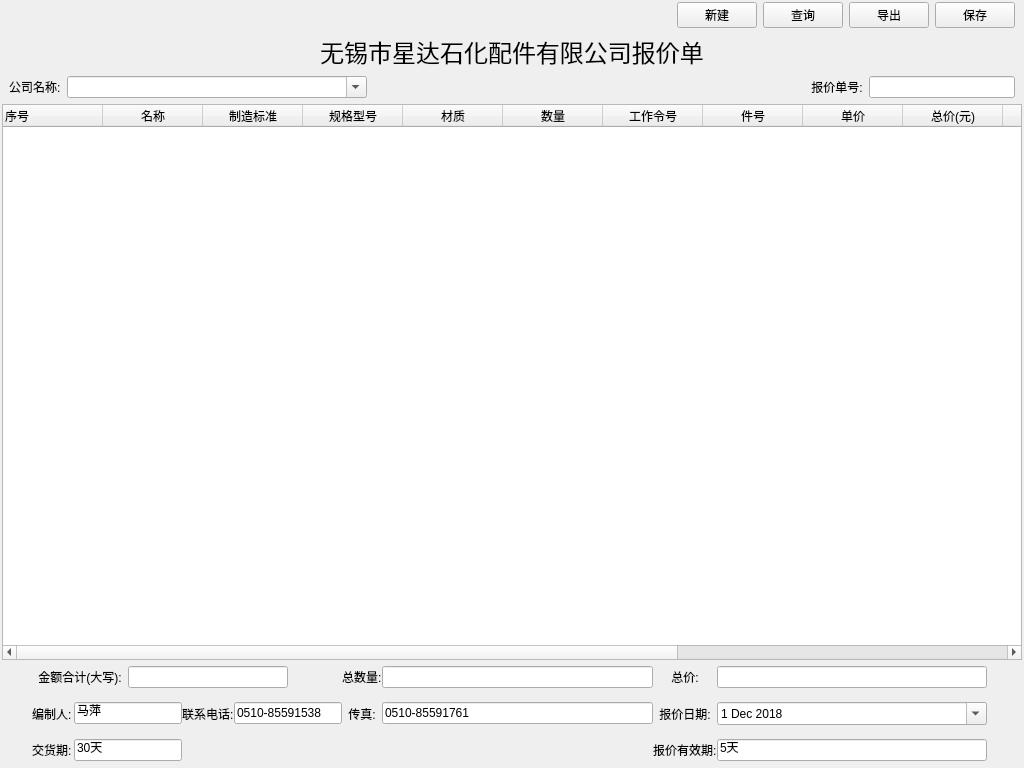
<?xml version="1.0" encoding="UTF-8"?>
<ui version="4.0">
 <class>Fquote</class>
 <widget class="QWidget" name="Fquote">
  <property name="geometry">
   <rect>
    <x>0</x>
    <y>0</y>
    <width>1024</width>
    <height>768</height>
   </rect>
  </property>
  <property name="windowTitle">
   <string>报价单</string>
  </property>
  <layout class="QVBoxLayout" name="verticalLayout_2">
   <property name="leftMargin">
    <number>2</number>
   </property>
   <property name="topMargin">
    <number>0</number>
   </property>
   <property name="rightMargin">
    <number>2</number>
   </property>
   <property name="bottomMargin">
    <number>7</number>
   </property>
   <item>
    <layout class="QVBoxLayout" name="verticalLayout">
     <item>
      <layout class="QHBoxLayout" name="horizontalLayout">
       <property name="topMargin">
        <number>2</number>
       </property>
       <property name="rightMargin">
        <number>7</number>
       </property>
       <item>
        <spacer name="horizontalSpacer">
         <property name="orientation">
          <enum>Qt::Horizontal</enum>
         </property>
         <property name="sizeHint" stdset="0">
          <size>
           <width>678</width>
           <height>20</height>
          </size>
         </property>
        </spacer>
       </item>
       <item>
        <widget class="QPushButton" name="PBnew">
         <property name="text">
          <string>新建</string>
         </property>
         <property name="icon">
          <iconset>
           <normaloff>../images/new_file_32px.png</normaloff>../images/new_file_32px.png</iconset>
         </property>
        </widget>
       </item>
       <item>
        <widget class="QPushButton" name="PBquery">
         <property name="text">
          <string>查询</string>
         </property>
         <property name="icon">
          <iconset>
           <normaloff>../images/preview_text_24px.png</normaloff>../images/preview_text_24px.png</iconset>
         </property>
        </widget>
       </item>
       <item>
        <widget class="QPushButton" name="PBexport">
         <property name="text">
          <string>导出</string>
         </property>
         <property name="icon">
          <iconset>
           <normaloff>../images/export_32px_1096648.png</normaloff>../images/export_32px_1096648.png</iconset>
         </property>
        </widget>
       </item>
       <item>
        <widget class="QPushButton" name="PBsave">
         <property name="text">
          <string>保存</string>
         </property>
         <property name="icon">
          <iconset>
           <normaloff>../images/save_24px.png</normaloff>../images/save_24px.png</iconset>
         </property>
        </widget>
       </item>
      </layout>
     </item>
     <item>
      <widget class="QLabel" name="label">
       <property name="font">
        <font>
         <family>微软雅黑</family>
         <pointsize>18</pointsize>
        </font>
       </property>
       <property name="text">
        <string>无锡市星达石化配件有限公司报价单</string>
       </property>
       <property name="alignment">
        <set>Qt::AlignCenter</set>
       </property>
      </widget>
     </item>
     <item>
      <layout class="QHBoxLayout" name="horizontalLayout_2" stretch="0,0,3,0,1">
       <property name="leftMargin">
        <number>7</number>
       </property>
       <property name="rightMargin">
        <number>7</number>
       </property>
       <item>
        <widget class="QLabel" name="label_11">
         <property name="text">
          <string>公司名称:</string>
         </property>
        </widget>
       </item>
       <item>
        <widget class="QComboBox" name="CBcorporate">
         <property name="minimumSize">
          <size>
           <width>300</width>
           <height>0</height>
          </size>
         </property>
         <property name="editable">
          <bool>true</bool>
         </property>
        </widget>
       </item>
       <item>
        <spacer name="horizontalSpacer_2">
         <property name="orientation">
          <enum>Qt::Horizontal</enum>
         </property>
         <property name="sizeHint" stdset="0">
          <size>
           <width>300</width>
           <height>20</height>
          </size>
         </property>
        </spacer>
       </item>
       <item>
        <widget class="QLabel" name="label_12">
         <property name="text">
          <string>报价单号:</string>
         </property>
         <property name="alignment">
          <set>Qt::AlignCenter</set>
         </property>
        </widget>
       </item>
       <item>
        <widget class="QLineEdit" name="quotationNo"/>
       </item>
      </layout>
     </item>
    </layout>
   </item>
   <item>
    <widget class="QTableWidget" name="TWquote">
     <property name="contextMenuPolicy">
      <enum>Qt::CustomContextMenu</enum>
     </property>
     <property name="editTriggers">
      <set>QAbstractItemView::AnyKeyPressed|QAbstractItemView::DoubleClicked|QAbstractItemView::EditKeyPressed|QAbstractItemView::SelectedClicked</set>
     </property>
     <property name="showGrid">
      <bool>true</bool>
     </property>
     <column>
      <property name="text">
       <string>序号</string>
      </property>
      <property name="textAlignment">
       <set>AlignLeading|AlignVCenter</set>
      </property>
     </column>
     <column>
      <property name="text">
       <string>名称</string>
      </property>
     </column>
     <column>
      <property name="text">
       <string>制造标准</string>
      </property>
     </column>
     <column>
      <property name="text">
       <string>规格型号</string>
      </property>
     </column>
     <column>
      <property name="text">
       <string>材质</string>
      </property>
     </column>
     <column>
      <property name="text">
       <string>数量</string>
      </property>
     </column>
     <column>
      <property name="text">
       <string>工作令号</string>
      </property>
     </column>
     <column>
      <property name="text">
       <string>件号</string>
      </property>
     </column>
     <column>
      <property name="text">
       <string>单价</string>
      </property>
     </column>
     <column>
      <property name="text">
       <string>总价(元)</string>
      </property>
     </column>
     <column>
      <property name="text">
       <string>单重(KG)</string>
      </property>
     </column>
     <column>
      <property name="text">
       <string>公斤价</string>
      </property>
     </column>
     <column>
      <property name="text">
       <string>加工费</string>
      </property>
     </column>
     <column>
      <property name="text">
       <string>其他费用</string>
      </property>
     </column>
     <column>
      <property name="text">
       <string>备注</string>
      </property>
     </column>
    </widget>
   </item>
   <item>
    <layout class="QGridLayout" name="gridLayout">
     <property name="leftMargin">
      <number>30</number>
     </property>
     <property name="rightMargin">
      <number>35</number>
     </property>
     <property name="horizontalSpacing">
      <number>0</number>
     </property>
     <property name="verticalSpacing">
      <number>14</number>
     </property>
     <item row="0" column="2" colspan="3">
      <widget class="QLineEdit" name="lineEdit"/>
     </item>
     <item row="1" column="0">
      <widget class="QLabel" name="label_5">
       <property name="text">
        <string>编制人:</string>
       </property>
       <property name="buddy">
        <cstring>lineEdit_4</cstring>
       </property>
      </widget>
     </item>
     <item row="1" column="4" colspan="2">
      <widget class="QLineEdit" name="lineEdit_5">
       <property name="text">
        <string>0510-85591538</string>
       </property>
      </widget>
     </item>
     <item row="1" column="9" colspan="2">
      <widget class="QLabel" name="label_8">
       <property name="text">
        <string>报价日期:</string>
       </property>
       <property name="alignment">
        <set>Qt::AlignCenter</set>
       </property>
       <property name="buddy">
        <cstring>quotedate</cstring>
       </property>
      </widget>
     </item>
     <item row="1" column="11">
      <widget class="QDateEdit" name="quotedate">
       <property name="dateTime">
        <datetime>
         <hour>0</hour>
         <minute>0</minute>
         <second>0</second>
         <year>2018</year>
         <month>12</month>
         <day>1</day>
        </datetime>
       </property>
       <property name="currentSection">
        <enum>QDateTimeEdit::DaySection</enum>
       </property>
       <property name="calendarPopup">
        <bool>true</bool>
       </property>
       <property name="currentSectionIndex">
        <number>2</number>
       </property>
       <property name="timeSpec">
        <enum>Qt::LocalTime</enum>
       </property>
       <property name="date">
        <date>
         <year>2018</year>
         <month>12</month>
         <day>1</day>
        </date>
       </property>
      </widget>
     </item>
     <item row="2" column="0">
      <widget class="QLabel" name="label_9">
       <property name="text">
        <string>交货期:</string>
       </property>
       <property name="buddy">
        <cstring>lineEdit_8</cstring>
       </property>
      </widget>
     </item>
     <item row="0" column="0" colspan="2">
      <widget class="QLabel" name="label_2">
       <property name="text">
        <string>金额合计(大写):</string>
       </property>
       <property name="alignment">
        <set>Qt::AlignCenter</set>
       </property>
       <property name="buddy">
        <cstring>lineEdit</cstring>
       </property>
      </widget>
     </item>
     <item row="2" column="1" colspan="2">
      <widget class="QLineEdit" name="lineEdit_8">
       <property name="text">
        <string>30天</string>
       </property>
      </widget>
     </item>
     <item row="0" column="9">
      <widget class="QLabel" name="label_4">
       <property name="text">
        <string>总价:</string>
       </property>
       <property name="alignment">
        <set>Qt::AlignCenter</set>
       </property>
       <property name="buddy">
        <cstring>lineEdit_3</cstring>
       </property>
      </widget>
     </item>
     <item row="0" column="10" colspan="2">
      <widget class="QLineEdit" name="lineEdit_3"/>
     </item>
     <item row="1" column="3">
      <widget class="QLabel" name="label_6">
       <property name="text">
        <string>联系电话:</string>
       </property>
       <property name="buddy">
        <cstring>lineEdit_5</cstring>
       </property>
      </widget>
     </item>
     <item row="1" column="1" colspan="2">
      <widget class="QLineEdit" name="lineEdit_4">
       <property name="text">
        <string>马萍</string>
       </property>
      </widget>
     </item>
     <item row="1" column="8">
      <widget class="QLineEdit" name="lineEdit_6">
       <property name="text">
        <string>0510-85591761</string>
       </property>
      </widget>
     </item>
     <item row="0" column="8">
      <widget class="QLineEdit" name="lineEdit_2"/>
     </item>
     <item row="0" column="7">
      <widget class="QLabel" name="label_3">
       <property name="text">
        <string>总数量:</string>
       </property>
       <property name="buddy">
        <cstring>lineEdit_2</cstring>
       </property>
      </widget>
     </item>
     <item row="1" column="7">
      <widget class="QLabel" name="label_7">
       <property name="text">
        <string>传真:</string>
       </property>
       <property name="alignment">
        <set>Qt::AlignCenter</set>
       </property>
       <property name="buddy">
        <cstring>lineEdit_6</cstring>
       </property>
      </widget>
     </item>
     <item row="2" column="11">
      <widget class="QLineEdit" name="lineEdit_9">
       <property name="text">
        <string>5天</string>
       </property>
      </widget>
     </item>
     <item row="2" column="9">
      <widget class="QLabel" name="label_10">
       <property name="toolTip">
        <string>报价有效期</string>
       </property>
       <property name="text">
        <string>报价有效期:</string>
       </property>
       <property name="buddy">
        <cstring>lineEdit_9</cstring>
       </property>
      </widget>
     </item>
    </layout>
   </item>
  </layout>
 </widget>
 <resources/>
 <connections/>
</ui>
